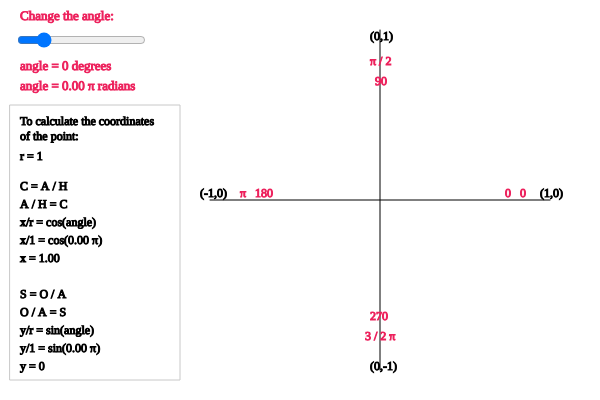
Frame 1 (no input)
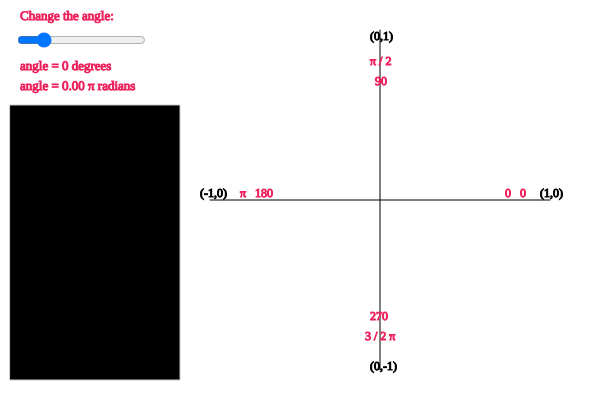
Frame 60 (no input)
Frame 120 (the mouse pressed at the canvas centre since frame 60): identical to frame 60, image omitted

The p5.js sketch that drew these frames (run headless with seeded random() and noise() and a simulated clock; from frame 60 on, the mouse is pressed at the canvas centre):

// p5.js sketch
// ── sketch.js
var angle = 360.0;
var x1 =200;
var y1 =350;
var d = 300;

var x2 =350;
var y2 =200;

var xx=0;
var yy=0;
var cx=380;
var cy=200;

var tx = 20;

var ty = 20;

var aSlider;


function setup() {
  createCanvas(600, 400);
  smooth();
  noFill();
  aSlider= createSlider(0,360,60);
  aSlider.position(tx-5, ty+10);
  //put in the css width for the slider
  textFont("Georgia");
  smooth();

}

function draw(){
  background(255);
  stroke(200);
  strokeWeight(1);
  rect(10,105,170,275);
  axes();
  circle();
  x1y1();
  x2y2();
  arcCalc();
  calculations();
  trigCalcs();

}

function labels(){
  console.log("angle="+angle);
  if(angle==90||angle==0||angle==180||angle==270){

  }else{
    stroke(0);
    fill(0);
    text("r",(x1+cx)/2+5,(cy+y1)/2+7);
    text("x",(x1+cx)/2,cy-5);
    text("y",x1-10,(y1+cy)/2);
  }

}

function calculations(){
  stroke(237,34,93);
  fill(237,34,93);
  //axis lables
  text("90",cx-5,85);
  text("\u03C0"+" / 2",cx-10,65);
  text("0",cx+d/2-10,cy-3);
  text("0",cx+d/2-25,cy-3);
  text("270",cx-10,cy+d/2-30);
  text("3 / 2 "+"\u03C0",cx-15,cy+d/2-10);
  text("180",cx-d/2+25,cy-3);
  text("\u03C0",cx-d/2+10,cy-3);
  //cartesian
  stroke(0);
  fill(0);
  text("(0,1)",cx-10,40);
  text("(1,0)",cx+d/2+10,cy-3);
  text("(-1,0)",cx-d/2-30,cy-3);
  text("(0,-1)",cx-10,cy+d/2+20);
  stroke(237,34,93);
  fill(237,34,93);
  textSize(13);

  //key
  text("Change the angle:",tx,ty);
  text("angle = "+round(360-angle) + " degrees",tx,ty+50);
  text("angle = "+(radians(360-angle)/PI).toFixed(2) + " \u03C0 radians",tx,ty+70);
  stroke(0);
  fill(0);
  textSize(12);
  text("To calculate the coordinates",tx,ty+105);
  text("of the point:",tx,ty+120);


}

function x1y1(){
  //calculate x1
  x1=d/2*cos(radians(angle))+cx;
  //calculate y1
  y1=d/2*sin(radians(angle))+cy;

}

function x2y2(){
  //curve
  noFill();
  //calculate x1
  x2=d/2*cos(radians(angle))+20;
  //calculate y1
  y2=d/2*sin(radians(angle))+20;
  stroke(200);

}

function arcCalc(){
  stroke(237,34,93);
  arc(cx, cy, 60, 60, radians(angle), 0+2*PI );

}

function trigCalcs(){
  var l =18;
  //lables for trig calculations
  text("r = 1",tx,ty+140);

  text("C = A / H",tx,ty+170);
  text("A / H = C",tx,ty+170+l);
  text("x/r = cos(angle)",tx,ty+170+2*l);
  text("x/1 = cos("+(radians(360-angle)/PI).toFixed(2) +" \u03C0)",tx,ty+170+3*l);
  xx =(cos(radians(angle)).toFixed(2));
  text("x = "+xx,tx,ty+170+4*l);
  text("S = O / A",tx,ty+170+6*l);
  text("O / A = S",tx,ty+170+7*l);
  text("y/r = sin(angle)",tx,ty+170+8*l);
  text("y/1 = sin("+(radians(360-angle)/PI).toFixed(2) +" \u03C0)",tx,ty+170+9*l);
  yy = (-1*sin(radians(angle)).toFixed(2));


  text("y = "+yy,tx,ty+170+10*l);
}

function circle(){
  //draw circle and triangle stuff
  stroke(0);
  angle=(360-aSlider.value());
  //big circle
  ellipse(cx,cy,d,d);

  strokeWeight(3);
  stroke(0);
  fill(237,34,93);
  line(x1,y1,x1,cy); //opposite
  line(x1,cy,cx,cy); //x
  line(cx,cy,x1,y1);
  strokeWeight(1);
  stroke(0);
  fill(237,34,93);
  ellipse(x1,y1,7,7);
  ellipseMode();
  var a;
  var b=0;
  var f=0;
  if(xx>0){
    textAlign(LEFT);
    a=1;
  }else{
    textAlign(RIGHT);
    a=-1;
  }

  if(yy<-0.9){
    b=2;
  }
  else if(yy>0.9){
    b=-1;
  }
  if(xx==0||yy==0){
    f=0;
  }else{
    f=255
  }

  stroke(0,f);
  fill(0,f);
  text("("+xx+","+yy+")",x1+5*a,y1+5*b);
  textAlign(LEFT);
  strokeWeight(1)
  labels();
  noFill();

}

function axes(){
  //axis
  stroke(0);
  //y
  line(cx,cy-d/2-20,cx,cy+d/2+20);
  //x
  line(cx-d/2-20,cy,cx+d/2+20,cy);
}
